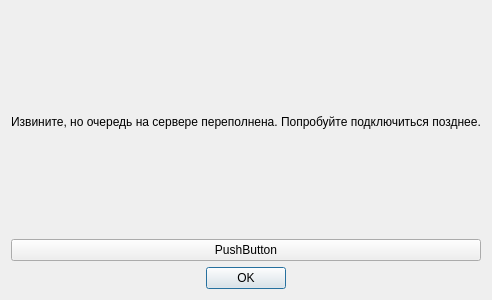
<?xml version="1.0" encoding="UTF-8"?>
<ui version="4.0">
 <class>ServerQueryOversizedWindow</class>
 <widget class="QDialog" name="ServerQueryOversizedWindow">
  <property name="geometry">
   <rect>
    <x>0</x>
    <y>0</y>
    <width>400</width>
    <height>300</height>
   </rect>
  </property>
  <property name="windowTitle">
   <string>Dialog</string>
  </property>
  <layout class="QGridLayout" name="gridLayout">
   <item row="3" column="0">
    <widget class="QDialogButtonBox" name="buttonBox">
     <property name="orientation">
      <enum>Qt::Horizontal</enum>
     </property>
     <property name="standardButtons">
      <set>QDialogButtonBox::Ok</set>
     </property>
     <property name="centerButtons">
      <bool>true</bool>
     </property>
    </widget>
   </item>
   <item row="1" column="0">
    <widget class="QPushButton" name="btn_Picture">
     <property name="text">
      <string>PushButton</string>
     </property>
    </widget>
   </item>
   <item row="0" column="0">
    <widget class="QLabel" name="lbl_Text">
     <property name="text">
      <string>Извините, но очередь на сервере переполнена. Попробуйте подключиться позднее.</string>
     </property>
    </widget>
   </item>
  </layout>
 </widget>
 <resources/>
 <connections>
  <connection>
   <sender>buttonBox</sender>
   <signal>accepted()</signal>
   <receiver>ServerQueryOversizedWindow</receiver>
   <slot>accept()</slot>
   <hints>
    <hint type="sourcelabel">
     <x>248</x>
     <y>254</y>
    </hint>
    <hint type="destinationlabel">
     <x>157</x>
     <y>274</y>
    </hint>
   </hints>
  </connection>
  <connection>
   <sender>buttonBox</sender>
   <signal>rejected()</signal>
   <receiver>ServerQueryOversizedWindow</receiver>
   <slot>reject()</slot>
   <hints>
    <hint type="sourcelabel">
     <x>316</x>
     <y>260</y>
    </hint>
    <hint type="destinationlabel">
     <x>286</x>
     <y>274</y>
    </hint>
   </hints>
  </connection>
 </connections>
</ui>
